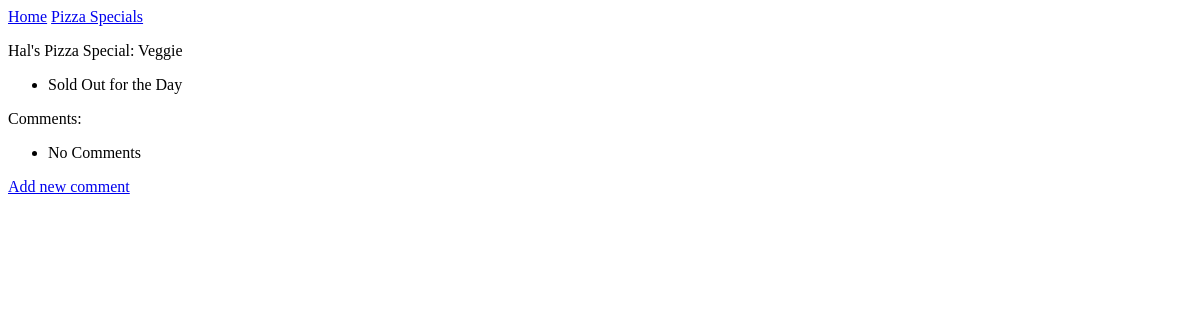
The app's page /pizzas/3/, older data.
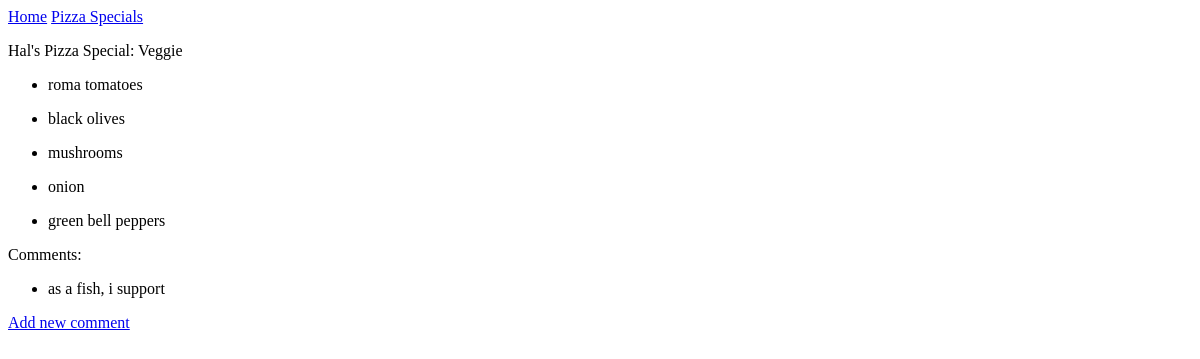
The same page, newer data.
### MainApp/models.py (models this page shows)
class Pizza(models.Model):
    text = models.CharField(max_length=200)
    def __str__(self):
        return self.text

class Topping(models.Model):
    pizza = models.ForeignKey(Pizza, on_delete=models.CASCADE)
    topping_name = models.CharField(max_length=200)
    class Meta:
            verbose_name_plural = 'toppings'
    def __str__(self):
        return self.topping_name

class Entry (models.Model):
    topic = models.ForeignKey(Pizza, on_delete=models.CASCADE)
    text = models.TextField()
    class Meta:
            verbose_name_plural = 'entries'
    def __str__(self):
        return self.text

### MainApp/views.py (the view)
# urls.py: path('pizzas/<int:pizza_id>/',views.pizza,name='pizza'),
def pizza(request, pizza_id):
    pizza= Pizza.objects.get(id=pizza_id)
    toppings = pizza.topping_set.order_by('id')
    entries = pizza.entry_set.order_by('-id')
    context = {'pizza':pizza,'toppings':toppings, 'entries':entries}
    return render(request, 'MainApp/pizza.html',context)

### MainApp/templates/mainapp/pizza.html
{% extends "MainApp/base.html" %}
{% block content %}
<p> Hal's Pizza Special: {{ pizza }}</p>
<ul>
    {% for t in toppings %}
    <li>
        <p> {{ t }} </p>
    </li>
    {% empty %}
    <li>Sold Out for the Day</li>
    {% endfor %}
</ul>
<p>Comments:</p>
<ul>
    {% for e in entries %}
    <li>
        <p> {{ e }} </p>
    </li>
    {% empty %}
    <li>No Comments</li>
    {% endfor %}
</ul>
<p><a href="{% url 'MainApp:new_entry' pizza.id %}">Add new comment</a></p>
{% endblock content %}

### MainApp/templates/mainapp/base.html
<p>
    <a href="{% url 'MainApp:index' %}">Home</a>
    <a href="{% url 'MainApp:pizzas' %}">Pizza Specials</a>
</p>
{% block content %}
{% endblock content %}

Row changes from the older to the newer data that the page shows:
added Topping: topping_name "roma tomatoes"
added Topping: topping_name "black olives"
added Topping: topping_name "mushrooms"
added Topping: topping_name "onion"
added Topping: topping_name "green bell peppers"
added Entry: text "as a fish, i support"
Text that changed along with them:
text no longer shown: "Sold Out for the Day No Comments"
